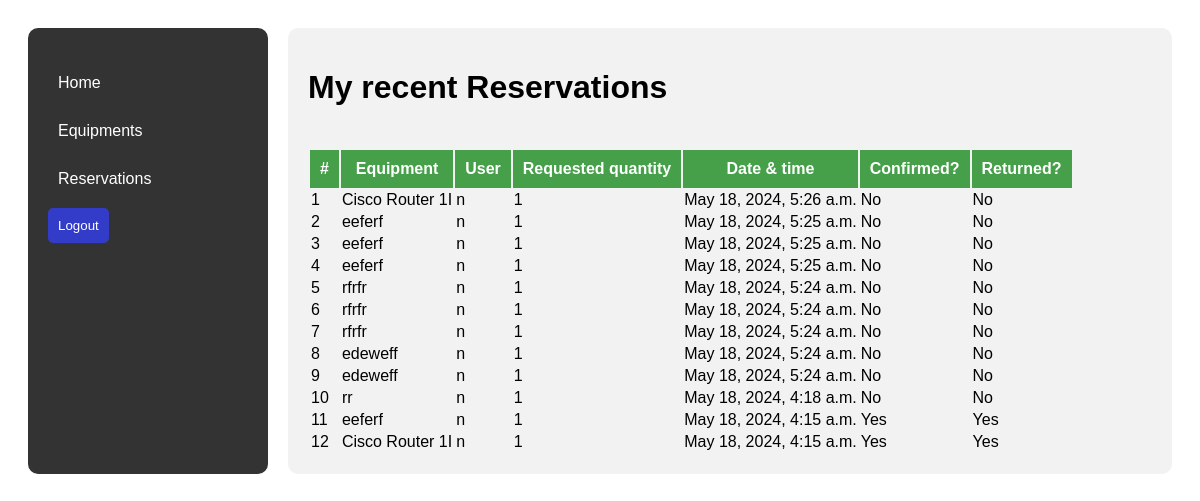
Before: /user_reservations/ (signed in) with the older database file.
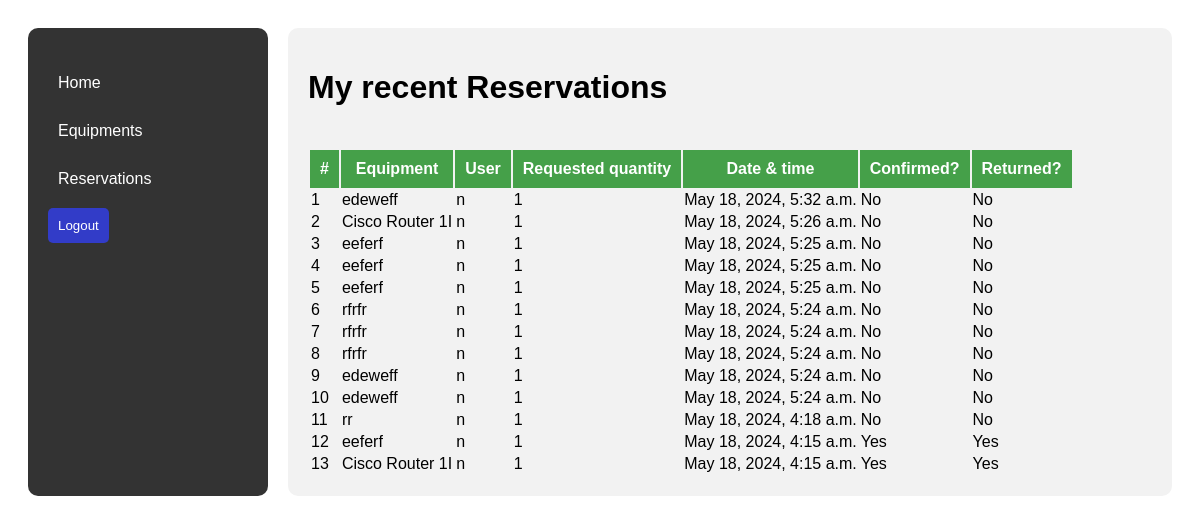
After: the same page with the newer database file.
### reservations/models.py (models this page shows, shortened)
class Reservation(models.Model):
    user = models.ForeignKey('CustomUser', on_delete=models.CASCADE)
    equipment = models.ForeignKey(LabEquipment, on_delete=models.CASCADE)
    reserved_quantity = models.PositiveIntegerField()
    reserved_date = models.DateTimeField(auto_now_add=True)
    confirmed = models.BooleanField(default=False)
    is_returned = models.BooleanField(default=False)

class LabEquipment(models.Model):
    type = models.ForeignKey(LabEquipmentType, on_delete=models.CASCADE, related_name='equipment')
    name = models.CharField(max_length=100)
    description = models.TextField()
    quantity = models.PositiveIntegerField()
    def __str__(self):
        return self.name

class CustomUser(AbstractUser):
    ROLE_CHOICES = (
        ('lab_tech', 'Lab Technician'),
        ('standard', 'Standard User'),
    )
    role = models.CharField(max_length=10, choices=ROLE_CHOICES, default='standard')

### reservations/views.py (the view)
# urls.py: path('user_reservations/',views.view_user_reservations,name='client_reservations'),
def view_user_reservations(request):
    user_reservations = Reservation.objects.filter(user=request.user).order_by('-reserved_date')
    context = {
        'user_reservations': user_reservations
    }
    return render(request, 'reservations/user_reservations.html', context)

### reservations/templates/reservations/user_reservations.html (shortened to what this page needs)
{% load static %}
<!DOCTYPE html>
<html lang="en">
  <head>
    <link
      rel="stylesheet"
      type="text/css"
      href="{% static 'css/style.css' %}"
    />
  </head>
  <body>
    <div class="dashboard-container">
      {% include './left_nav.html' %}
      <div class="main-content">
        <h1>My  recent Reservations</h1>
        <div class="btns">
        </div>
        <table>
          <thead>
            <tr>
              <th>#</th>
              <th>Equipment</th>
              <th>User</th>
              <th>Requested quantity</th>
              <th>Date & time</th>
              <th>Confirmed?</th>
              <th>Returned?</th>
            </tr>
          </thead>
          <tbody>
            {% for reser in user_reservations %}
            <tr>
              <td>{{ forloop.counter }}</td>
              <td>{{ reser.equipment }}</td>
              <td>{{ reser.user.username }}</td>
              <td>{{ reser.reserved_quantity }}</td>
              <td>{{ reser.reserved_date }}</td>
              <td>{% if reser.confirmed %}Yes{% else %}No{% endif %}</td>
              <td>{% if reser.is_returned %}Yes{% else %}No{% endif %}</td>
            </tr>
            {% endfor %}
          </tbody>
        </table>
      </div>
    </div>
  </body>
</html>

Changed rows visible on the page:
added Reservation: equipment "edeweff", user.username "n", reserved_quantity "1", reserved_date "May 18, 2024, 5:32 a.m.", confirmed "No", is_returned "No"
